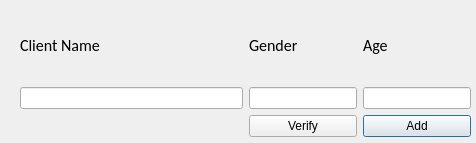
<?xml version="1.0" encoding="UTF-8"?>
<ui version="4.0">
 <class>AddService</class>
 <widget class="QDialog" name="AddService">
  <property name="geometry">
   <rect>
    <x>0</x>
    <y>0</y>
    <width>476</width>
    <height>143</height>
   </rect>
  </property>
  <property name="windowTitle">
   <string>Add Service</string>
  </property>
  <widget class="QWidget" name="gridLayoutWidget">
   <property name="geometry">
    <rect>
     <x>20</x>
     <y>10</y>
     <width>451</width>
     <height>127</height>
    </rect>
   </property>
   <layout class="QGridLayout" name="gridLayout" rowstretch="0,0,0,0" columnstretch="8,0,0">
    <item row="0" column="0">
     <widget class="QLabel" name="label">
      <property name="font">
       <font>
        <family>Calibri</family>
        <pointsize>12</pointsize>
       </font>
      </property>
      <property name="text">
       <string>Client Name</string>
      </property>
     </widget>
    </item>
    <item row="0" column="2">
     <widget class="QLabel" name="label_3">
      <property name="font">
       <font>
        <family>Calibri</family>
        <pointsize>12</pointsize>
       </font>
      </property>
      <property name="text">
       <string>Age</string>
      </property>
     </widget>
    </item>
    <item row="3" column="2">
     <widget class="QPushButton" name="pushButton">
      <property name="text">
       <string>Add</string>
      </property>
     </widget>
    </item>
    <item row="0" column="1">
     <widget class="QLabel" name="label_2">
      <property name="font">
       <font>
        <family>Calibri</family>
        <pointsize>12</pointsize>
       </font>
      </property>
      <property name="text">
       <string>Gender</string>
      </property>
     </widget>
    </item>
    <item row="3" column="1">
     <widget class="QPushButton" name="pushButton_2">
      <property name="text">
       <string>Verify</string>
      </property>
     </widget>
    </item>
    <item row="1" column="0">
     <widget class="QLineEdit" name="lineEdit"/>
    </item>
    <item row="1" column="1">
     <widget class="QLineEdit" name="lineEdit_2"/>
    </item>
    <item row="1" column="2">
     <widget class="QLineEdit" name="lineEdit_3"/>
    </item>
   </layout>
  </widget>
 </widget>
 <resources/>
 <connections>
  <connection>
   <sender>lineEdit_3</sender>
   <signal>returnPressed()</signal>
   <receiver>lineEdit</receiver>
   <slot>setFocus()</slot>
   <hints>
    <hint type="sourcelabel">
     <x>425</x>
     <y>99</y>
    </hint>
    <hint type="destinationlabel">
     <x>99</x>
     <y>99</y>
    </hint>
   </hints>
  </connection>
 </connections>
</ui>
